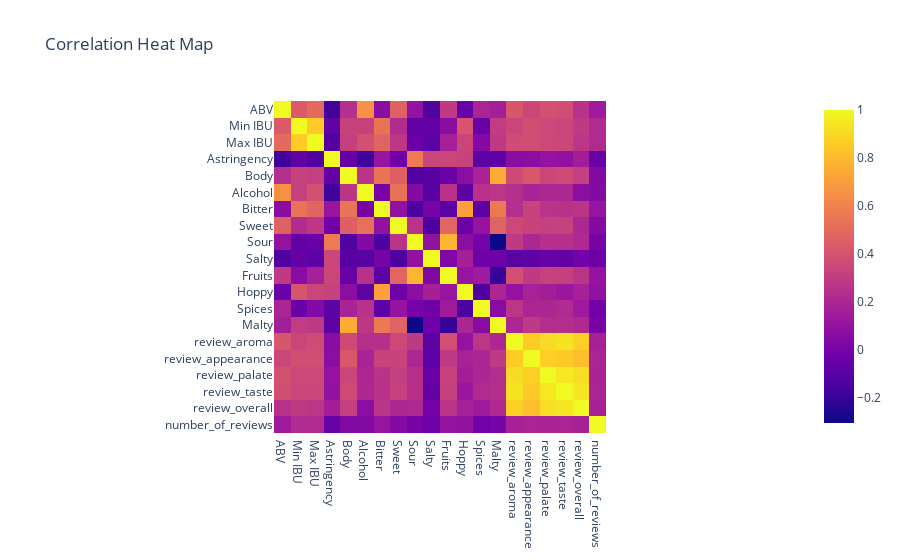

Write notebook code for a chart like this one.
### Markdown cell above
### Correlation matrix

### Code cell
print(dfcorr.shape)
corr = dfcorr.corr()
fig = px.imshow(corr, title="Correlation Heat Map")
fig.show()

### Figure 1 — Plotly figure (JSON) as saved in the notebook; plotly's stock layout.template omitted (floating-point values rounded to 4 significant figures; data arrays with more than 128 entries replaced by an {"elided": "..."} marker saying what was removed)
{"data": [{"coloraxis": "coloraxis", "hovertemplate": "x: %{x}<br>y: %{y}<br>color: %{z}<extra></extra>", "name": "0", "type": "heatmap", "x": ["ABV", "Min IBU", "Max IBU", "Astringency", "Body", "Alcohol", "Bitter", "Sweet", "Sour", "Salty", "Fruits", "Hoppy", "Spices", "Malty", "review_aroma", "review_appearance", "review_palate", "review_taste", "review_overall", "number_of_reviews"], "xaxis": "x", "y": ["ABV", "Min IBU", "Max IBU", "Astringency", "Body", "Alcohol", "Bitter", "Sweet", "Sour", "Salty", "Fruits", "Hoppy", "Spices", "Malty", "review_aroma", "review_appearance", "review_palate", "review_taste", "review_overall", "number_of_reviews"], "yaxis": "y", "z": {"elided": "20x20 float values"}}], "layout": {"coloraxis": {"colorscale": [[0, "#0d0887"], [0.1111, "#46039f"], [0.2222, "#7201a8"], [0.3333, "#9c179e"], [0.4444, "#bd3786"], [0.5556, "#d8576b"], [0.6667, "#ed7953"], [0.7778, "#fb9f3a"], [0.8889, "#fdca26"], [1, "#f0f921"]]}, "title": {"text": "Correlation Heat Map"}, "xaxis": {"anchor": "y", "constrain": "domain", "domain": [0, 1], "scaleanchor": "y"}, "yaxis": {"anchor": "x", "autorange": "reversed", "constrain": "domain", "domain": [0, 1]}}}
